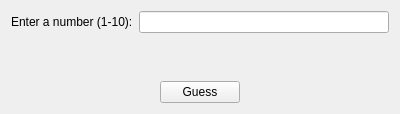
<?xml version="1.0" encoding="UTF-8"?>
<ui version="4.0">
 <class>GuessWidget</class>
 <widget class="QWidget" name="GuessWidget">
  <property name="geometry">
   <rect>
    <x>0</x>
    <y>0</y>
    <width>400</width>
    <height>114</height>
   </rect>
  </property>
  <property name="windowTitle">
   <string>Form</string>
  </property>
  <layout class="QVBoxLayout" name="verticalLayout">
   <item>
    <layout class="QFormLayout" name="formLayout">
     <property name="fieldGrowthPolicy">
      <enum>QFormLayout::ExpandingFieldsGrow</enum>
     </property>
     <item row="0" column="0">
      <widget class="QLabel" name="label">
       <property name="text">
        <string>Enter a number (1-10):</string>
       </property>
      </widget>
     </item>
     <item row="0" column="1">
      <widget class="QLineEdit" name="numberLineEdit"/>
     </item>
    </layout>
   </item>
   <item>
    <widget class="QLabel" name="resultLabel">
     <property name="text">
      <string/>
     </property>
    </widget>
   </item>
   <item>
    <layout class="QHBoxLayout" name="horizontalLayout">
     <item>
      <spacer name="horizontalSpacer">
       <property name="orientation">
        <enum>Qt::Horizontal</enum>
       </property>
       <property name="sizeHint" stdset="0">
        <size>
         <width>40</width>
         <height>20</height>
        </size>
       </property>
      </spacer>
     </item>
     <item>
      <widget class="QPushButton" name="guessPushButton">
       <property name="text">
        <string>Guess</string>
       </property>
      </widget>
     </item>
     <item>
      <spacer name="horizontalSpacer_2">
       <property name="orientation">
        <enum>Qt::Horizontal</enum>
       </property>
       <property name="sizeHint" stdset="0">
        <size>
         <width>40</width>
         <height>20</height>
        </size>
       </property>
      </spacer>
     </item>
    </layout>
   </item>
  </layout>
 </widget>
 <resources/>
 <connections/>
</ui>
